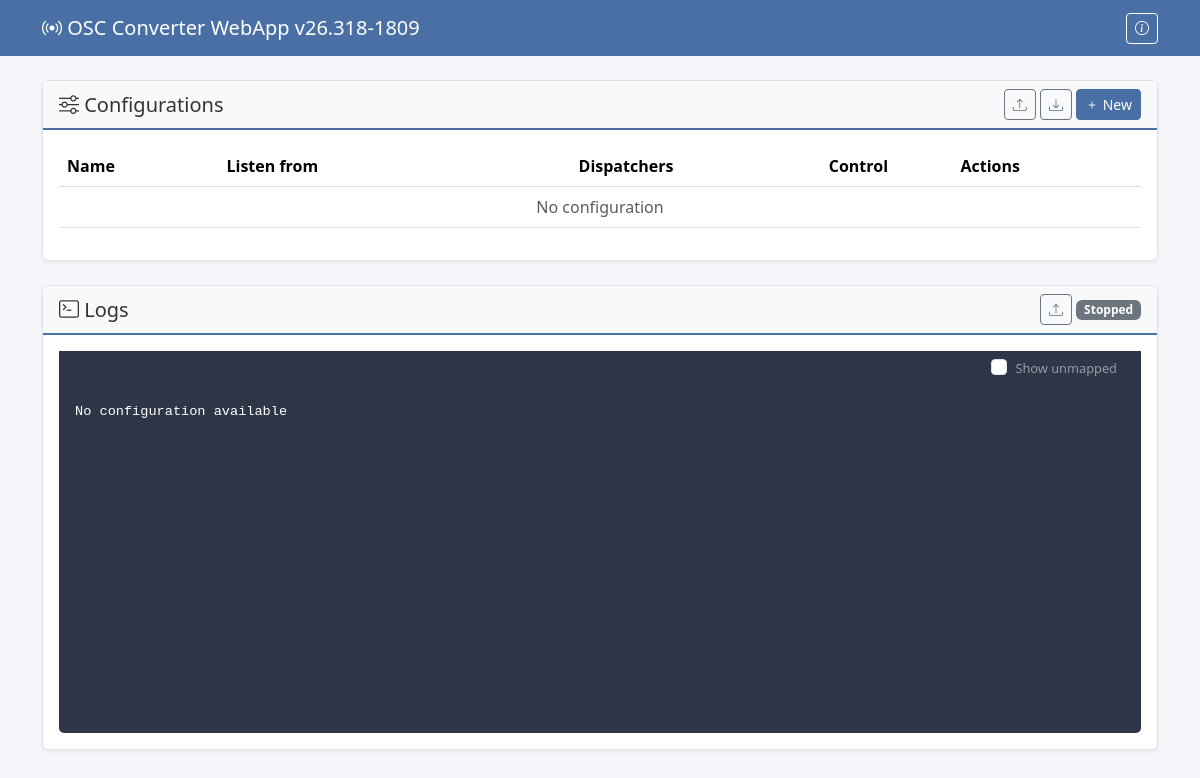
The app's page /, older data.
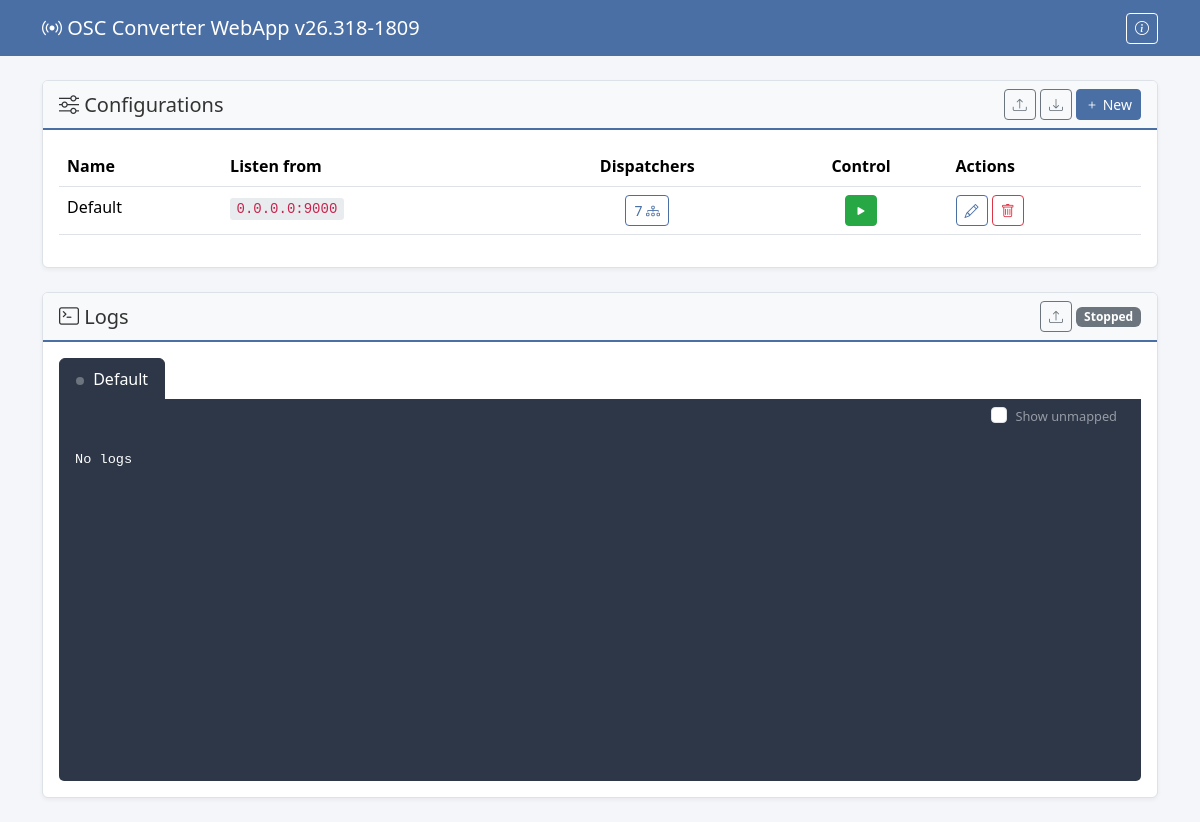
The same page, newer data.
### osc_converter_webapp/main/models.py (models this page shows, shortened)
class OSCConfig(models.Model):
    name = models.CharField(max_length=100, default="Default", verbose_name="Nom")
    rx_ip = models.GenericIPAddressField(default="0.0.0.0", verbose_name="IP RX (écoute)")
    rx_port = models.PositiveIntegerField(default=9000, verbose_name="Port RX")
    auto_start = models.BooleanField(default=False, verbose_name="Auto-start")
    show_unmapped = models.BooleanField(default=False, verbose_name="Show unmapped logs")
    created_at = models.DateTimeField(auto_now_add=True)
    updated_at = models.DateTimeField(auto_now=True)
    class Meta:
        verbose_name = "Configuration OSC"
        verbose_name_plural = "Configurations OSC"

### osc_converter_webapp/main/views.py (the view)
# urls.py: path('', views.dashboard, name='dashboard'),
def dashboard(request):
    configs = OSCConfig.objects.annotate(dispatcher_count=Count('dispatchers'))
    status = osc_service.get_status()
    running_configs = status['running_configs']
    return render(request, 'main/dashboard.html', {
        'configs': configs,
        'status': status,
        'running_configs': running_configs,
    })

### osc_converter_webapp/main/context_processors.py (called while the page is built)
def app_version(request):
    return {
        'APP_VERSION': settings.APP_VERSION,
        'DEVELOPER_NAME': getattr(settings, 'DEVELOPER_NAME', ''),
        'DEVELOPER_EMAIL': getattr(settings, 'DEVELOPER_EMAIL', ''),
        'DEVELOPER_GITHUB': getattr(settings, 'DEVELOPER_GITHUB', ''),
    }

### osc_converter_webapp/main/osc_service.py (called while the page is built)
    def _tail(self, logs, n=20):
        return logs[-n:] if logs else []

    def get_running_configs(self):
        return list(self.servers.keys())

    def get_status(self):
        logs_by_config = {pk: self._tail(logs) for pk, logs in self.log_messages.items()}
        global_logs = self._tail(self.global_logs)
        return {
            'running_configs': self.get_running_configs(),
            'logs_by_config': logs_by_config,
            'global_logs': global_logs,
            'logs': global_logs,
        }

### osc_converter_webapp/main/templates/main/dashboard.html (shortened to what the changed rows need)
{% extends 'main/base.html' %}
{% block content %}
<div class="card mb-4">
    <div class="card-body">
        <div class="table-responsive">
            <table class="table table-hover">
                <thead>
                    <tr>
                        <th>Name</th>
                        <th>Listen from</th>
                        <th class="text-center">Dispatchers</th>
                        <th class="text-center">Control</th>
                        <th>Actions</th>
                    </tr>
                </thead>
                <tbody>
                    {% for cfg in configs %}
                    <tr>
                        <td>{{ cfg.name }}</td>
                        <td><code>{{ cfg.rx_ip }}:{{ cfg.rx_port }}</code></td>
                        <td class="text-center">
                            <a href="{% url 'dispatchers' cfg.pk %}" class="btn btn-sm btn-outline-primary">
                                {{ cfg.dispatcher_count }} <i class="bi bi-diagram-3"></i>
                            </a>
                        </td>
                        <td class="text-center">
                            {% if cfg.pk in running_configs %}
                                <form method="post" action="{% url 'service_stop_config' cfg.pk %}" class="d-inline">
                                    {% csrf_token %}
                                    <button type="submit" class="btn btn-sm btn-warning" data-bs-toggle="tooltip" title="Stop">
                                        <i class="bi bi-stop-fill"></i>
                                    </button>
                                </form>
                                <form method="post" action="{% url 'service_restart_config' cfg.pk %}" class="d-inline">
                                    {% csrf_token %}
                                    <button type="submit" class="btn btn-sm btn-primary" data-bs-toggle="tooltip" title="Restart">
                                        <i class="bi bi-arrow-clockwise"></i>
                                    </button>
                                </form>
                            {% else %}
                                <form method="post" action="{% url 'service_start_config' cfg.pk %}" class="d-inline">
                                    <button type="submit" class="btn btn-sm btn-success" data-bs-toggle="tooltip" title="Start">
                                        <i class="bi bi-play-fill"></i>
                                    </button>
                                </form>
                            {% endif %}
                        </td>
                        <td>
                            <button type="button" class="btn btn-sm btn-outline-primary" onclick="openConfigModal({{ cfg.pk }})" data-bs-toggle="tooltip" title="Edit">
                                <i class="bi bi-pencil"></i>
                            </button>
                            <form method="post" action="{% url 'config_delete' cfg.pk %}" class="d-inline">
                                <button type="submit" class="btn btn-sm btn-outline-danger" data-bs-toggle="tooltip" title="Delete">
                                    <i class="bi bi-trash"></i>
                                </button>
                            </form>
                        </td>
                    </tr>
                    {% empty %}
                    <tr>
                        <td colspan="5" class="text-center text-muted">No configuration</td>
                    </tr>
                    {% endfor %}
                </tbody>
            </table>
        </div>
    </div>
</div>
<div class="card mb-4">
    <div class="card-body">
        <ul class="nav nav-tabs" id="logTabs" role="tablist">
            {% for cfg in configs %}
            <li class="nav-item" role="presentation">
                <button class="nav-link {% if forloop.first %}active{% endif %}" id="tab-{{ cfg.pk }}" data-bs-toggle="tab" data-bs-target="#logs-{{ cfg.pk }}" type="button" role="tab" aria-controls="logs-{{ cfg.pk }}" aria-selected="{% if forloop.first %}true{% else %}false{% endif %}" onclick="clearNewLogsBadge({{ cfg.pk }})">
                    <span class="config-status-dot" id="status-dot-{{ cfg.pk }}" style="background-color: {% if cfg.pk in running_configs %}#28a745{% else %}#6c757d{% endif %};"></span>
                    {{ cfg.name }}
                </button>
            </li>
            {% endfor %}
        </ul>
        <div class="tab-content" id="logTabsContent">
            {% for cfg in configs %}
            <div class="tab-pane fade {% if forloop.first %}show active{% endif %}" id="logs-{{ cfg.pk }}" role="tabpanel" aria-labelledby="tab-{{ cfg.pk }}">
                <div class="log-container" id="log-container-{{ cfg.pk }}">
                </div>
            </div>
            {% empty %}
            <div class="log-container">
                <div class="log-entry">No configuration available</div>
            </div>
            {% endfor %}
        </div>
    </div>
</div>
{% endblock %}

Row changes from the older to the newer data that the page shows:
added OSCConfig: name "Default", rx_ip "0.0.0.0", rx_port "9000", dispatcher_count "7"
Text that changed along with them:
text no longer shown: "No configuration No configuration available"
